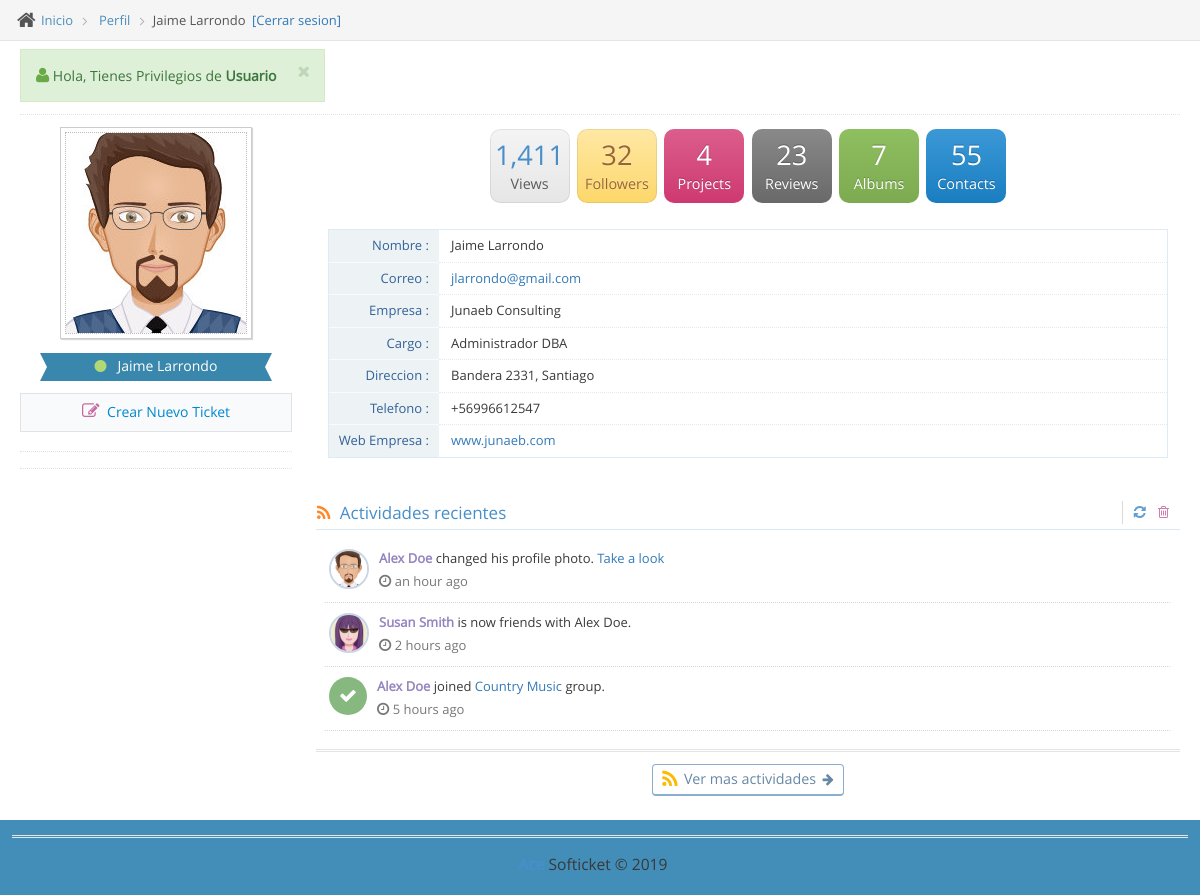
/Perfil/index.php (signed in), run on the app's committed database.
### tables this page shows
CREATE TABLE usuarios (
    user_id INT NOT NULL AUTO_INCREMENT,
    user_nombre VARCHAR(50),
    user_correo VARCHAR(255),
    user_password VARCHAR(255),
    user_empresa VARCHAR(50),
    user_direccion VARCHAR(50),
    user_telefono VARCHAR(15),
    user_web_empresa VARCHAR(50),
    user_cargo VARCHAR(50),
    priv_id INT,
    PRIMARY KEY (user_id)
);

CREATE TABLE privilegios (
priv_id INT,
priv_titulo VARCHAR(50),
priv_descripcion VARCHAR(50),
PRIMARY KEY (priv_id)
);

### Perfil/index.php (the view, shortened to what this page needs)
<?php
$id = $_COOKIE['user_id'];
$link = Conectarse('usuarios');
$squery = "SELECT
user_id,
user_nombre,
user_correo,
user_password,
user_empresa,
user_direccion,
user_telefono,
user_web_empresa,
user_cargo,
p.priv_id,
priv_titulo,
priv_descripcion
FROM usuarios u
INNER JOIN tickets.privilegios p
ON u.priv_id = p.priv_id
WHERE user_id = " . $id . " LIMIT 1;";
$ticket = mysqli_query($link, $squery);
$row = $ticket->fetch_assoc();
?>
<!DOCTYPE html>
<html lang="es">
<head>
	<link rel="stylesheet" href="assets/css/bootstrap.min.css" />
	<link rel="stylesheet" href="assets/font-awesome/4.5.0/css/font-awesome.min.css" />
	<link rel="stylesheet" href="assets/css/jquery-ui.custom.min.css" />
	<link rel="stylesheet" href="assets/css/jquery.gritter.min.css" />
	<link rel="stylesheet" href="assets/css/select2.min.css" />
	<link rel="stylesheet" href="assets/css/bootstrap-datepicker3.min.css" />
	<link rel="stylesheet" href="assets/css/bootstrap-editable.min.css" />
	<link rel="stylesheet" href="assets/css/ace.min.css" class="ace-main-stylesheet" id="main-ace-style" />
	<link rel="stylesheet" href="assets/css/ace-skins.min.css" />
	<link rel="stylesheet" href="assets/css/ace-rtl.min.css" />
</head>
<body class="no-skin">
	<div id="navbar" class="navbar navbar-default          ace-save-state">
		<div class="main-container ace-save-state" id="main-container">
			<div class="main-content">
				<div class="main-content-inner">
					<div class="breadcrumbs ace-save-state" id="breadcrumbs">
						<ul class="breadcrumb">
							<li>
								<i class="ace-icon fa fa-home home-icon"></i>
								<a href="#">Inicio</a>
							</li>
							<li>
								<a href="#">Perfil</a>
							</li>
							<li class="active"><?php echo $row['user_nombre'] ?></li>
							<a href="/salir.php" class="RED">
								[Cerrar sesion]
							</a>
						</ul>
					</div>
					<div class="page-content">
						<div class="row">
							<div class="col-xs-12">
								<div class="clearfix">
									<div class="pull-left alert alert-success no-margin alert-dismissable">
										<button type="button" class="close" data-dismiss="alert">
											<i class="ace-icon fa fa-times"></i>
										</button>
										<i class="ace-icon fa fa-user bigger-120 green"></i>
										Hola, Tienes Privilegios de <b><?php echo $row['priv_titulo']; ?></b>
									</div>
								</div>
								<div class="hr dotted"></div>
								<div>
									<div id="user-profile-1" class="user-profile row">
										<div class="col-xs-12 col-sm-3 center">
											<div>
												<span class="profile-picture">
													<img id="avatar" class="editable img-responsive" alt="Alex's Avatar" src="assets/images/avatars/profile-pic.jpg" />
												</span>
												<div class="space-4"></div>
												<div class="width-80 label label-info label-xlg arrowed-in arrowed-in-right">
													<div class="inline position-relative">
														<a href="#" class="user-title-label dropdown-toggle" data-toggle="dropdown">
															<i class="ace-icon fa fa-circle light-green"></i>
															<span class="white"><?php echo $row["user_nombre"];	?></span>
														</a>
													</div>
												</div>
											</div>
											<div class="space-6"></div>
											<div class="profile-contact-info">
												<div class="profile-contact-links align-center">
													<a href="/formulario.php" class="btn btn-link">
														<i class="ace-icon fa fa-pencil-square-o bigger-125 pink"></i>
														Crear Nuevo Ticket
													</a>
												</div>
												<div class="space-6"></div>
											</div>
											<div class="hr hr12 dotted"></div>
											<div class="hr hr16 dotted"></div>
										</div>
										<div class="col-xs-12 col-sm-9">
											<div class="center">
												<span class="btn btn-app btn-sm btn-light no-hover">
													<span class="line-height-1 bigger-170 blue"> 1,411 </span>
													<br />
													<span class="line-height-1 smaller-90"> Views </span>
												</span>
												<span class="btn btn-app btn-sm btn-yellow no-hover">
													<span class="line-height-1 bigger-170"> 32 </span>
													<br />
													<span class="line-height-1 smaller-90"> Followers </span>
												</span>
												<span class="btn btn-app btn-sm btn-pink no-hover">
													<span class="line-height-1 bigger-170"> 4 </span>
													<br />
													<span class="line-height-1 smaller-90"> Projects </span>
												</span>
												<span class="btn btn-app btn-sm btn-grey no-hover">
													<span class="line-height-1 bigger-170"> 23 </span>
													<br />
													<span class="line-height-1 smaller-90"> Reviews </span>
												</span>
												<span class="btn btn-app btn-sm btn-success no-hover">
													<span class="line-height-1 bigger-170"> 7 </span>
													<br />
													<span class="line-height-1 smaller-90"> Albums </span>
												</span>
												<span class="btn btn-app btn-sm btn-primary no-hover">
													<span class="line-height-1 bigger-170"> 55 </span>
													<br />
													<span class="line-height-1 smaller-90"> Contacts </span>
												</span>
											</div>
											<div class="space-12"></div>
											<div class="profile-user-info profile-user-info-striped">
												<div class="profile-info-row">
													<div class="profile-info-name"> Nombre : </div>
													<div class="profile-info-value">
														<span class="editable" id="nombre"><?php echo $row["user_nombre"]; ?></span>
													</div>
												</div>
												<div class="profile-info-row">
													<div class="profile-info-name"> Correo :</div>
													<div class="profile-info-value">
														<span class="editable" id="correo">
															<a href="mailto:<?php echo $row["user_correo"]; ?>">
																<?php echo $row["user_correo"]; ?>
															</a>
														</span>
													</div>
												</div>
												<div class="profile-info-row">
													<div class="profile-info-name"> Empresa : </div>
													<div class="profile-info-value">
														<span class="editable" id="empresa"><?php echo $row["user_empresa"]; ?></span>
													</div>
												</div>
												<div class="profile-info-row">
													<div class="profile-info-name"> Cargo : </div>
													<div class="profile-info-value">
														<span class="editable" id="cargo"><?php echo $row["user_cargo"]; ?></span>
													</div>
												</div>
												<div class="profile-info-row">
													<div class="profile-info-name"> Direccion : </div>
													<div class="profile-info-value">
														<span class="editable" id="direccion"><?php echo $row["user_direccion"]; ?></span>
													</div>
												</div>
												<div class="profile-info-row">
													<div class="profile-info-name"> Telefono : </div>
													<div class="profile-info-value">
														<span class="editable" id="telefono"><?php echo $row["user_telefono"]; ?></span>
													</div>
												</div>
												<div class="profile-info-row">
													<div class="profile-info-name"> Web Empresa : </div>
													<div class="profile-info-value">
														<span class="editable" id="telefono">
															<a href="<?php echo "http://" . $row["user_web_empresa"]; ?>">
																<?php echo $row["user_web_empresa"]; ?>
															</a>
														</span>
													</div>
												</div>
											</div>
											<div class="space-20"></div>
											<div class="widget-box transparent">
												<div class="widget-header widget-header-small">
													<h4 class="widget-title blue smaller">
														<i class="ace-icon fa fa-rss orange"></i>
														Actividades recientes
													</h4>
													<div class="widget-toolbar action-buttons">
														<a href="#" data-action="reload">
															<i class="ace-icon fa fa-refresh blue"></i>
														</a>
														<a href="#" class="pink">
															<i class="ace-icon fa fa-trash-o"></i>
														</a>
													</div>
												</div>
												<div class="widget-body">
													<div class="widget-main padding-8">
														<div id="profile-feed-1" class="profile-feed">
															<div class="profile-activity clearfix">
																<div>
																	<img class="pull-left" alt="Alex Doe's avatar" src="assets/images/avatars/avatar5.png" />
																	<a class="user" href="#"> Alex Doe </a>
																	changed his profile photo.
																	<a href="#">Take a look</a>
																	<div class="time">
																		<i class="ace-icon fa fa-clock-o bigger-110"></i>
																		an hour ago
																	</div>
																</div>
															</div>
															<div class="profile-activity clearfix">
																<div>
																	<img class="pull-left" alt="Susan Smith's avatar" src="assets/images/avatars/avatar1.png" />
																	<a class="user" href="#"> Susan Smith </a>
																	is now friends with Alex Doe.
																	<div class="time">
																		<i class="ace-icon fa fa-clock-o bigger-110"></i>
																		2 hours ago
																	</div>
																</div>
															</div>
															<div class="profile-activity clearfix">
																<div>
																	<i class="pull-left thumbicon fa fa-check btn-success no-hover"></i>
																	<a class="user" href="#"> Alex Doe </a>
																	joined
																	<a href="#">Country Music</a>
																	group.
																	<div class="time">
																		<i class="ace-icon fa fa-clock-o bigger-110"></i>
																		5 hours ago
																	</div>
																</div>
															</div>
															<div class="profile-activity clearfix">
															</div>
														</div>
													</div>
												</div>
											</div>
											<div class="hr hr2 hr-double"></div>
											<div class="space-6"></div>
											<div class="center">
												<button type="button" class="btn btn-sm btn-primary btn-white btn-round">
													<i class="ace-icon fa fa-rss bigger-150 middle orange2"></i>
													<span class="bigger-110">Ver mas actividades</span>
													<i class="icon-on-right ace-icon fa fa-arrow-right"></i>
												</button>
											</div>
										</div>
									</div>
								</div>
							</div>
						</div>
					</div>
				</div>
			</div>
			<div class="footer">
				<div class="footer-inner">
					<div class="footer-content">
						<span class="bigger-120">
							<span class="blue bolder">Ace</span>
							Softicket &copy; 2019
						</span>
					</div>
				</div>
			</div>
		</div>
</body>
</html>

### data on the page
usuarios: user_nombre "Jaime Larrondo", priv.priv_titulo "Usuario", user_correo "jlarrondo@gmail.com", user_empresa "Junaeb Consulting", user_cargo "Administrador DBA", user_direccion "Bandera 2331, Santiago", user_telefono "+56996612547", user_web_empresa "www.junaeb.com"
